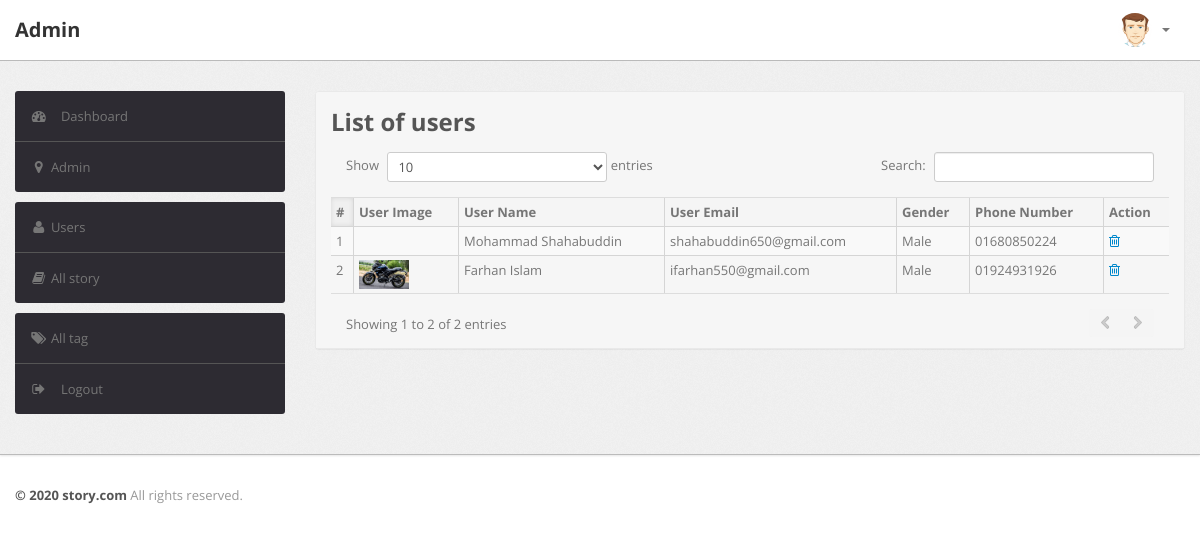
/admin/users.php (signed in), run on the app's committed database.
### tables this page shows
CREATE TABLE `users` (
  `id` int(11) NOT NULL,
  `email` varchar(250) NOT NULL,
  `name` varchar(250) NOT NULL,
  `birthday` varchar(250) NOT NULL,
  `phone` varchar(250) NOT NULL,
  `gender` varchar(250) NOT NULL,
  `image` text NOT NULL,
  `password` varchar(250) NOT NULL
);

### admin/users.php (the view, shortened to what this page needs)
<?php
    include"include/config.php";
    if(strlen($_SESSION['login'])==0){
        header('location:index.php');
    }
    else{
?>
<?php include"include/header.php"; ?>
<div class="wrapper">
    <div class="container">
        <div class="row">
            <?php include"include/sidebar.php"; ?>
            <div class="span9">
                <div class="content">
                    <div class="btn-controls">
                        <div class="btn-box-row row-fluid">
                              <div class="module">
                                <div class="module-head">
                            <h2><strong>List of users</strong></h2>
                            <table class="table table-striped table-bordered table-condensed datatable-1">
                                <thead>
                                    <tr>
                                        <th>#</th>
                                        <th>User Image</th>
                                        <th>User Name</th>
                                        <th>User Email</th>
                                        <th>Gender</th>
                                        <th>Phone Number</th>
                                        <th>Action</th>
                                    </tr>
                                </thead>
                                <tbody>
                                    <?php
                                        $query = "SELECT * FROM users ";
                                        $select_query = mysqli_query($connection, $query);
                                        $cnt = 1;
                                        while($row = mysqli_fetch_assoc($select_query)){
                                            $name = $row['name'];
                                            $email = $row['email'];
                                            $image = $row['image'];
                                            $gender = $row['gender'];
                                            $phone = $row['phone'];
                                    ?>
                                    <tr>
                                        <td><?php echo $cnt ;?></td>
                                        <td><img src="../images/users/<?php echo $image; ?>" alt="" style="width:50px"></td>
                                        <td><?php echo $name; ?></td>
                                        <td><?php echo $email; ?></td>
                                        <td><?php echo $gender; ?></td>
                                        <td><?php echo $phone; ?></td>
                                        <td>
                                            <a href="users.php?id=<?php echo $row['id']?>&del=delete" onClick="return confirm('Are you want to delete?')"><i class="icon-trash"></i></a>
                                        </td>
                                    </tr> <?php $cnt=$cnt+1; } ?>
                                </tbody>
                            </table>
                        </div>
                    </div>
                </div>
            </div>
        </div>
    </div>
</div>
</div>
</div>
<?php include"include/footer.php"; } ?>

### admin/css/theme.css (style rules this page uses)
body { font-size: 13px; font-family: 'Open Sans', Arial, sans-serif; background: #fff; color: #777 }
h1, h2, h3, h4, h5, h6 { color: #333; margin-top: 0 }
h2 { font-size: 24px }
strong, b { color: #555 }
.wrapper { background: url(../images/bg.png) #eee; border-bottom: 1px solid #bbb; -webkit-box-shadow: 0 1px 2px rgba(0,0,0,0.1); -moz-box-shadow: 0 1px 2px rgba(0,0,0,0.1); box-shadow: 0 1px 2px rgba(0,0,0,0.1); padding: 30px 0 }
body [class^="icon-"], body [class*=" icon-"] { font-size: 14px; line-height: 20px; height: 20px }
.module { background: #fff; -webkit-border-radius: 3px; -moz-border-radius: 3px; border-radius: 3px; border: 1px solid #ccc; border-bottom-color: #bbb; -webkit-box-shadow: 0 0 1px rgba(0,0,0,0.2); -moz-box-shadow: 0 0 1px rgba(0,0,0,0.2); box-shadow: 0 0 1px rgba(0,0,0,0.2); margin-bottom: 30px }
.table { margin-bottom: 0 }
.table th, .table td { border-color: #d5d5d5!important }
.table-bordered thead:first-child tr:first-child>th:first-child, .table-bordered tbody:first-child tr:first-child>td:first-child { -webkit-border-top-left-radius: 2px; -moz-border-radius-topleft: 2px; border-top-left-radius: 2px }
.table-bordered thead:first-child tr:first-child>th:last-child, .table-bordered tbody:first-child tr:first-child>td:last-child { -webkit-border-top-right-radius: 2px; -moz-border-radius-topright: 2px; border-top-right-radius: 2px }
.table-bordered thead:last-child tr:last-child>th:first-child, .table-bordered tbody:last-child tr:last-child>td:first-child, .table-bordered tfoot:last-child tr:last-child>td:first-child { -webkit-border-bottom-left-radius: 2px; -moz-border-radius-bottomleft: 2px; border-bottom-left-radius: 2px }
.table-bordered thead:last-child tr:last-child>th:last-child, .table-bordered tbody:last-child tr:last-child>td:last-child, .table-bordered tfoot:last-child tr:last-child>td:last-child { -webkit-border-bottom-right-radius: 2px; -moz-border-radius-bottomright: 2px; border-bottom-right-radius: 2px }
.module { box-shadow: 0 0 3px rgba(0,0,0,.1); border-color: #e9e9e9; margin-bottom: 20px; background-color: #fff; border-radius: 4px; -webkit-box-shadow: 0 1px 1px rgba(0,0,0,.05); box-shadow: 0 1px 1px rgba(0,0,0,.05); }
.module-head { color: #767676; background-color: #f6f6f6; border-color: #e9e9e9; padding: 10px 15px; border-bottom: 1px solid transparent; border-top-right-radius: 3px; border-top-left-radius: 3px; }
.dataTables_wrapper table th { background: #f5f5f5; cursor: pointer }
.dataTables_wrapper table th.sorting_asc, .dataTables_wrapper table th.sorting_desc { background: #f0f0f0; -webkit-box-shadow: 0 0 5px rgba(0,0,0,0.1) inset; -moz-box-shadow: 0 0 5px rgba(0,0,0,0.1) inset; box-shadow: 0 0 5px rgba(0,0,0,0.1) inset }
.dataTables_wrapper .table-bordered { -webkit-border-radius: 0; -moz-border-radius: 0; border-radius: 0; border-left: 0; border-right: 0 }
.dataTables_wrapper .table-bordered thead tr>th:first-child, .dataTables_wrapper .table-bordered tbody tr>td:first-child, .dataTables_wrapper .table-bordered tfoot tr>td:first-child, .dataTables_wrapper .table-bordered tfoot tr>th:first-child { border-left: 0 }
.dataTables_wrapper .table-bordered thead:first-child tr:first-child>th:first-child, .dataTables_wrapper .table-bordered tbody:first-child tr:first-child>td:first-child { -webkit-border-top-left-radius: 0; -moz-border-radius-topleft: 0; border-top-left-radius: 0 }
.dataTables_wrapper .table-bordered thead:first-child tr:first-child>th:last-child, .dataTables_wrapper .table-bordered tbody:first-child tr:first-child>td:last-child { -webkit-border-top-right-radius: 0; -moz-border-radius-topright: 0; border-top-right-radius: 0 }
.dataTables_wrapper .table-bordered thead:last-child tr:last-child>th:first-child, .dataTables_wrapper .table-bordered tbody:last-child tr:last-child>td:first-child, .dataTables_wrapper .table-bordered tfoot:last-child tr:last-child>td:first-child { -webkit-border-bottom-left-radius: 0; -moz-border-radius-bottomleft: 0; border-bottom-left-radius: 0 }
.dataTables_wrapper .table-bordered thead:last-child tr:last-child>th:last-child, .dataTables_wrapper .table-bordered tbody:last-child tr:last-child>td:last-child, .dataTables_wrapper .table-bordered tfoot:last-child tr:last-child>td:last-child { -webkit-border-bottom-right-radius: 0; -moz-border-radius-bottomright: 0; border-bottom-right-radius: 0 }

### data on the page
users: name "Mohammad Shahabuddin", email "shahabuddin650@gmail.com", gender "Male", phone "01680850224"
users: image (picture), name "Farhan Islam", email "ifarhan550@gmail.com", gender "Male", phone "01924931926"
